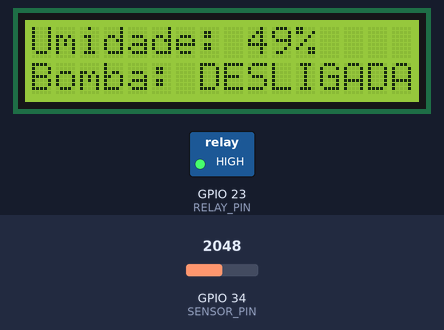
A program run on a simulated ESP32. On the bench: 16×2 character LCD, switched loads named in the program (green lamp = pin HIGH). Inputs (shaded band) come from the test bench; at power-on: GPIO 34 (SENSOR_PIN) = 2048. What the program prints to the serial monitor is not drawn.

Above: at 3.2 s.
3.3 s: GPIO 34 (SENSOR_PIN) set to 2196
At 7.9 s:
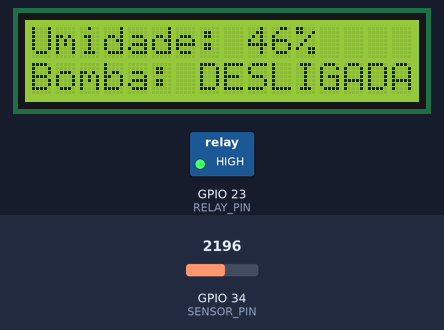
8.9 s: GPIO 34 (SENSOR_PIN) set to 2292
At 12.7 s:
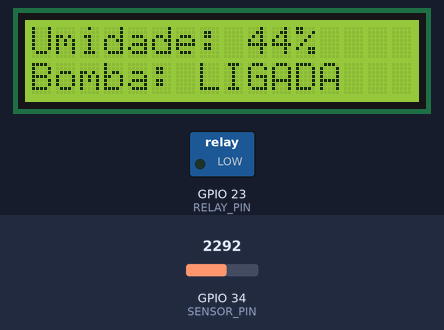
14.5 s: GPIO 34 (SENSOR_PIN) set to 2047
At 17.5 s:
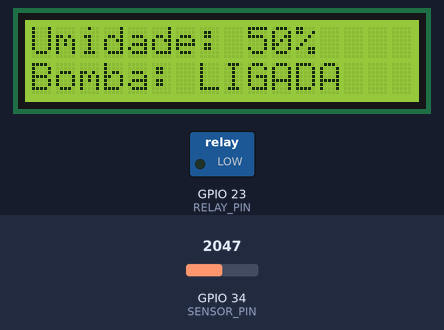
Timing chart, 0 to 19.0 s (numbered marks = the images above; inputs shaded):
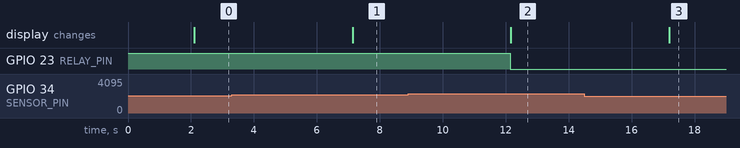

Measured:
- the behaviour switches between 2252 and 2253 on GPIO 34 (SENSOR_PIN) (found by bisection; images 1 and 2)
- after the input at 3.3 s, the display: changes after 3.8 s (image 1)
- after the input at 8.9 s, GPIO 23 (RELAY_PIN): HIGH → LOW after 3.2 s; the display: changes after 3.3 s (image 2)
- after the input at 14.5 s, the display: changes after 2.7 s (image 3)

The program:

main.cpp
```cpp
#include <Arduino.h>
#include <Wire.h>
#include <LiquidCrystal_I2C.h>

// --- Otimização de Pinos e Constantes (OPT-1) ---
// Mapeamento de pinos
const int SENSOR_PIN = 34;    // Pino ANALÓGICO para o sensor de umidade
const int RELAY_PIN = 23;     // Pino DIGITAL para controlar o relé da bomba

// --- Otimização de Lógica (OPT-2) ---
// Limites de umidade para controle da irrigação
const int UMIDADE_SECO = 45;  // Abaixo deste valor, ligar a bomba (valor em %)
const int UMIDADE_UMIDO = 65; // Acima deste valor, desligar a bomba (valor em %)

// --- Otimização de Hardware (OPT-3) ---
// Configuração do Display LCD I2C
const int LCD_COLS = 16;
const int LCD_ROWS = 2;
LiquidCrystal_I2C lcd(0x27, LCD_COLS, LCD_ROWS);

// --- Otimização de Memória (OPT-4) ---
// Buffers de char para evitar uso da classe String
char lcdLine1[LCD_COLS + 1];
char lcdLine2[LCD_COLS + 1];

void setup() {
    // Inicializa a comunicação serial para debug
    Serial.begin(115200);

    // Configura o pino do relé como saída
    pinMode(RELAY_PIN, OUTPUT);
    digitalWrite(RELAY_PIN, HIGH); // Inicia com o relé DESLIGADO (HIGH para esse módulo)

    // Inicializa o display LCD
    lcd.init();
    lcd.backlight();
    lcd.setCursor(0, 0);
    // --- Otimização de Memória (OPT-5) ---
    // Uso da macro F() para armazenar strings na memória Flash
    lcd.print(F("FarmTech ESP32"));
    Serial.println(F("FarmTech ESP32 - Sistema de Irrigacao Iniciado."));
    delay(2000);
    lcd.clear();
}

void loop() {
    // Leitura do sensor de umidade
    // O sensor analógico fornece valores de ~0 (úmido) a ~4095 (seco)
    int valorSensor = analogRead(SENSOR_PIN);

    // Mapeia o valor lido para uma porcentagem (0-100%)
    // Invertemos a lógica, pois 4095 é seco e 0 é úmido.
    int umidadePercent = map(valorSensor, 4095, 0, 0, 100);

    // Lógica de controle da bomba
    if (umidadePercent < UMIDADE_SECO) {
        digitalWrite(RELAY_PIN, LOW); // Liga a bomba (relé ATIVADO em LOW)
    } else if (umidadePercent > UMIDADE_UMIDO) {
        digitalWrite(RELAY_PIN, HIGH); // Desliga a bomba
    }

    bool bombaLigada = (digitalRead(RELAY_PIN) == LOW);

    // --- Otimização de Display e Serial (OPT-6) ---
    // Preparação das strings para o display e monitor serial
    // Uso de snprintf para evitar a classe String e controlar o tamanho do buffer
    snprintf(lcdLine1, sizeof(lcdLine1), "Umidade: %d%%", umidadePercent);
    snprintf(lcdLine2, sizeof(lcdLine2), "Bomba: %s", bombaLigada ? "LIGADA" : "DESLIGADA");

    // Atualiza o display LCD
    lcd.clear();
    lcd.setCursor(0, 0);
    lcd.print(lcdLine1);
    lcd.setCursor(0, 1);
    lcd.print(lcdLine2);

    // Envia status para o Serial Monitor usando macro F()
    Serial.print(F("Umidade: "));
    Serial.print(umidadePercent);
    Serial.print(F("%, Bomba: "));
    Serial.println(bombaLigada ? "LIGADA" : "DESLIGADA");

    // Aguarda antes da próxima leitura para estabilidade
    delay(5000); // 5 segundos
} 
```
